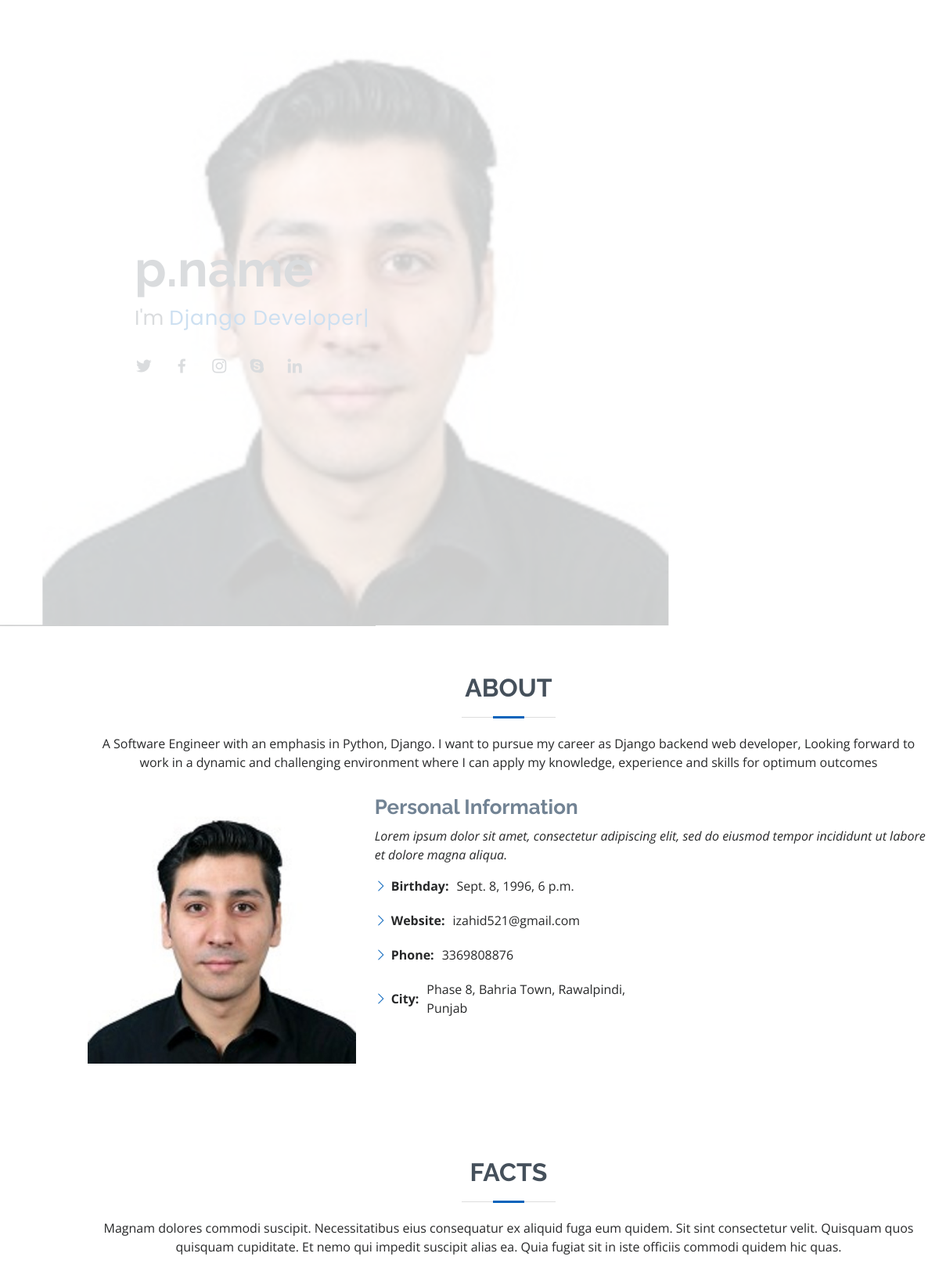
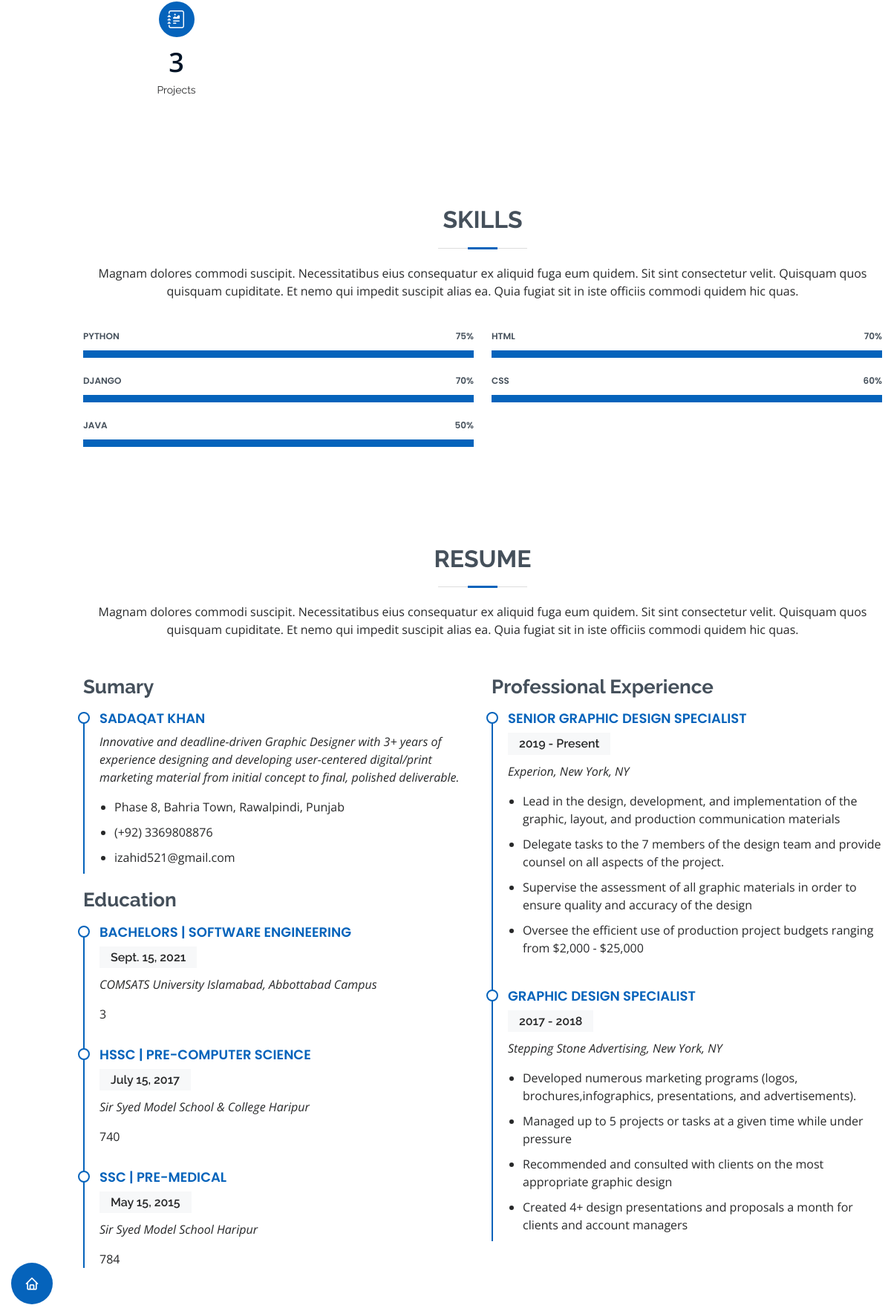
The page / (upper part) on the database its author committed (2 pictures, top to bottom).
### myprofile/models.py (models this page shows, shortened)
class Person(models.Model):
    name = models.CharField(max_length=200, null=True)
    description= models.TextField()
    phone = models.BigIntegerField(default=0,null=True)
    email = models.EmailField(max_length=200, null=True)
    profile_pic = models.ImageField(default="profile1.jpg", null=True, blank=True)
    date_of_birth = models.DateTimeField(auto_now_add=False, null=True, blank=True)
    address= models.CharField(max_length=300, null=True)
    fb = models.URLField(max_length=500, null=True)
    insta = models.URLField(max_length=500, null=True)
    twitter = models.URLField(max_length=500, null=True)
    linkedin = models.URLField(max_length=500, null=True)
    githuburl = models.URLField(max_length=500, null=True)
    stackoverflow = models.URLField(max_length=500, null=True)

class Skill(models.Model):
    name=  models.CharField(max_length=200, null=True)
    proficiency= models.IntegerField(
        default=1,
        validators=[
            MaxValueValidator(100),
            MinValueValidator(1)
        ]
     )

class Education(models.Model):
    CATEGORY = (
        ('ssc', 'ssc'),
        ('hssc', 'hssc'),
        ('bachelors', 'bachelors'),
        ('masters', 'masters'),
        ('phd', 'phd'),
        ('other', 'other'),
    )
    FIELD = (
        ('pre-medical', 'pre-medical'),
        ('pre-engineering', 'pre-engineering'),
        ('pre-computer science', 'pre-computer science'),
        ('arts', 'arts'),
        ('software engineering', 'software engineering'),
        ('sociology', 'sociology'),
        ('humanity', 'humanity'),
        ('other', 'other'),
    )
    category = models.CharField(max_length=200, null=True, choices=CATEGORY)
    field = models.CharField(max_length=200, null=True, choices=FIELD)
    institute=models.CharField(max_length=200, null=True)
    marks=models.IntegerField(default=0, null=True)
    completedDate=models.DateField(null=True, blank=True)

### myprofile/views.py (the view)
# urls.py: path('', views.index, name='index'),
def index(request):
    persons=Person.objects.all()
    skills=Skill.objects.all()
    education=Education.objects.all()
    total_projects = Project.objects.all().count()
    projects=Project.objects.values().distinct()
    projects.distinct()
    uniques=[]
    context = {
            'persons': persons,
            'skills': skills,
            'education': education,
            'projects': projects,
            'uniques': uniques,
            'total_projects': total_projects,
            }
    return render(request, 'myprofile/index.html', context)

### myprofile/templates/myprofile/index.html (shortened to what this page needs)
{% load static %}
<!DOCTYPE html>
<html lang="en">
<head>
  <link href="{% static 'assets/vendor/aos/aos.css' %}" rel="stylesheet">
  <link href="{% static 'assets/vendor/bootstrap/css/bootstrap.min.css' %}" rel="stylesheet">
  <link href="{% static 'assets/vendor/bootstrap-icons/bootstrap-icons.css' %}" rel="stylesheet">
  <link href="{% static 'assets/vendor/boxicons/css/boxicons.min.css' %}" rel="stylesheet">
  <link href="{% static 'assets/vendor/glightbox/css/glightbox.min.css' %}" rel="stylesheet">
  <link href="{% static 'assets/vendor/swiper/swiper-bundle.min.css' %}" rel="stylesheet">
  <link href="{% static 'assets/css/style.css' %}" rel="stylesheet">
</head>
<body>
  <header id="header" class="d-flex flex-column justify-content-center">
    <nav id="navbar" class="navbar nav-menu">
      <ul>
        <li><a href="#hero" class="nav-link scrollto active"><i class="bx bx-home"></i> <span>Home</span></a></li>
      </ul>
    </nav>
  </header>
  <section id="hero" class="d-flex flex-column justify-content-center">
    <div class="container" data-aos="zoom-in" data-aos-delay="100">
      {% for p in persons %}
      <h1>p.name</h1>
      <p>I'm <span class="typed" data-typed-items="Django Developer, Python Developer, Blogger"></span></p>
      <div class="social-links">
        <a href={{p.twitter}} class="twitter"><i class="bx bxl-twitter"></i></a>
        <a href={{p.fb}} class="facebook"><i class="bx bxl-facebook"></i></a>
        <a href={{p.insta}} class="instagram"><i class="bx bxl-instagram"></i></a>
        <a href="#" class="google-plus"><i class="bx bxl-skype"></i></a>
        <a href={{p.linkedin}}class="linkedin"><i class="bx bxl-linkedin"></i></a>
      </div>
      {% endfor %}
    </div>
  </section>
  <main id="main">
    <section id="about" class="about">
      <div class="container" data-aos="fade-up">
        {% for p in persons%}
        <div class="section-title">
          <h2>About</h2>
          <p>{{p.description}}</p>
        </div>
        <div class="row">
          <div class="col-lg-4">
            <img src="{% static 'assets/img/profile-img1.jpg' %}" class="img-fluid" alt="">
          </div>
          <div class="col-lg-8 pt-4 pt-lg-0 content">
            <h3>Personal Information</h3>
            <p class="fst-italic">
              Lorem ipsum dolor sit amet, consectetur adipiscing elit, sed do eiusmod tempor incididunt ut labore et dolore
              magna aliqua.
            </p>
            <div class="row">
              <div class="col-lg-6">
                <ul>
                  <li><i class="bi bi-chevron-right"></i> <strong>Birthday:</strong> <span>{{p.date_of_birth}} </span></li>
                  <li><i class="bi bi-chevron-right"></i> <strong>Website:</strong> <span>{{p.email}}</span></li>
                  <li><i class="bi bi-chevron-right"></i> <strong>Phone:</strong> <span>{{ p.phone }}</span></li>
                  <li><i class="bi bi-chevron-right"></i> <strong>City:</strong> <span>{{p.address}}</span></li>
                </ul>
              </div>
              <div class="col-lg-6">
              </div>
            </div>
          </div>
        </div>
        {% endfor %}
      </div>
    </section>
    <section id="facts" class="facts">
      <div class="container" data-aos="fade-up">
        <div class="section-title">
          <h2>Facts</h2>
          <p>Magnam dolores commodi suscipit. Necessitatibus eius consequatur ex aliquid fuga eum quidem. Sit sint consectetur velit. Quisquam quos quisquam cupiditate. Et nemo qui impedit suscipit alias ea. Quia fugiat sit in iste officiis commodi quidem hic quas.</p>
        </div>
        <div class="row">
          <div class="col-lg-3 col-md-6 mt-5 mt-md-0">
            <div class="count-box">
              <i class="bi bi-journal-richtext"></i>
              <span data-purecounter-start="0" data-purecounter-end={{total_projects}} data-purecounter-duration="1" class="purecounter"></span>
              <p>Projects</p>
            </div>
          </div>
        </div>
      </div>
    </section>
    <section id="skills" class="skills section-bg">
      <div class="container" data-aos="fade-up">
        <div class="section-title">
          <h2>Skills</h2>
          <p>Magnam dolores commodi suscipit. Necessitatibus eius consequatur ex aliquid fuga eum quidem. Sit sint consectetur velit. Quisquam quos quisquam cupiditate. Et nemo qui impedit suscipit alias ea. Quia fugiat sit in iste officiis commodi quidem hic quas.</p>
        </div>
        <div class="row skills-content">
          {% for s in skills%}
            <div class="col-lg-6">
              <div class="progress">
                <span class="skill">{{s.name}} <i class="val">{{s.proficiency}}%</i></span>
                <div class="progress-bar-wrap">
                  <div class="progress-bar" role="progressbar" aria-valuenow="100" aria-valuemin="0" aria-valuemax="100"></div>
                </div>
              </div>
           </div>
          {% endfor %}
        </div>
      </div>
    </section>
    <section id="resume" class="resume">
      <div class="container" data-aos="fade-up">
        <div class="section-title">
          <h2>Resume</h2>
          <p>Magnam dolores commodi suscipit. Necessitatibus eius consequatur ex aliquid fuga eum quidem. Sit sint consectetur velit. Quisquam quos quisquam cupiditate. Et nemo qui impedit suscipit alias ea. Quia fugiat sit in iste officiis commodi quidem hic quas.</p>
        </div>
        <div class="row">
          <div class="col-lg-6">
            <h3 class="resume-title">Sumary</h3>
            <div class="resume-item pb-0">
              {% for p in persons%}
              <h4>{{p.name}}</h4>
              <p><em>Innovative and deadline-driven Graphic Designer with 3+ years of experience designing and developing user-centered digital/print marketing material from initial concept to final, polished deliverable.</em></p>
              <ul>
                <li>{{p.address}}</li>
                <li>(+92) {{p.phone}}</li>
                <li>{{p.email}}</li>
              </ul>
              {% endfor %}
            </div>
            <h3 class="resume-title">Education</h3>
            {% for education in education reversed %}
            <div class="resume-item">
              <h4>{{education.category}}{{" | "}}{{education.field}}</h4>
              <h5>{{education.completedDate}}</h5>
              <p><em>{{education.institute}}</em></p>
              <p>{{education.marks}}</p>
            </div>
            {% endfor %}
          </div>
          <div class="col-lg-6">
            <h3 class="resume-title">Professional Experience</h3>
            <div class="resume-item">
              <h4>Senior graphic design specialist</h4>
              <h5>2019 - Present</h5>
              <p><em>Experion, New York, NY </em></p>
              <ul>
                <li>Lead in the design, development, and implementation of the graphic, layout, and production communication materials</li>
                <li>Delegate tasks to the 7 members of the design team and provide counsel on all aspects of the project. </li>
                <li>Supervise the assessment of all graphic materials in order to ensure quality and accuracy of the design</li>
                <li>Oversee the efficient use of production project budgets ranging from $2,000 - $25,000</li>
              </ul>
            </div>
            <div class="resume-item">
              <h4>Graphic design specialist</h4>
              <h5>2017 - 2018</h5>
              <p><em>Stepping Stone Advertising, New York, NY</em></p>
              <ul>
                <li>Developed numerous marketing programs (logos, brochures,infographics, presentations, and advertisements).</li>
                <li>Managed up to 5 projects or tasks at a given time while under pressure</li>
                <li>Recommended and consulted with clients on the most appropriate graphic design</li>
                <li>Created 4+ design presentations and proposals a month for clients and account managers</li>
              </ul>
            </div>
          </div>
        </div>
      </div>
    </section>
  </main>
</body>
</html>

### rows shown on the page
Person: description "A Software Engineer with an emphasis in Python, Django. I want to pursue my career as Django backend web developer, Looking forward to work in a dynamic and challenging environment where I can apply my knowledge, experience and skills for optimum outcomes", date_of_birth "Sept. 8, 1996, 6 p.m.", email "izahid521@gmail.com", phone "3369808876", address "Phase 8, Bahria Town, Rawalpindi, Punjab", name "SADAQAT KHAN"
Skill: name "PYTHON", proficiency "75"
Skill: name "HTML", proficiency "70"
Skill: name "DJANGO", proficiency "70"
Skill: name "CSS", proficiency "60"
Skill: name "JAVA", proficiency "50"
Education: category "BACHELORS", value "|", field "SOFTWARE ENGINEERING", completedDate "Sept. 15, 2021", institute "COMSATS University Islamabad, Abbottabad Campus", marks "3"
Education: category "HSSC", value "|", field "PRE-COMPUTER SCIENCE", completedDate "July 15, 2017", institute "Sir Syed Model School & College Haripur", marks "740"
Education: category "SSC", value "|", field "PRE-MEDICAL", completedDate "May 15, 2015", institute "Sir Syed Model School Haripur", marks "784"
